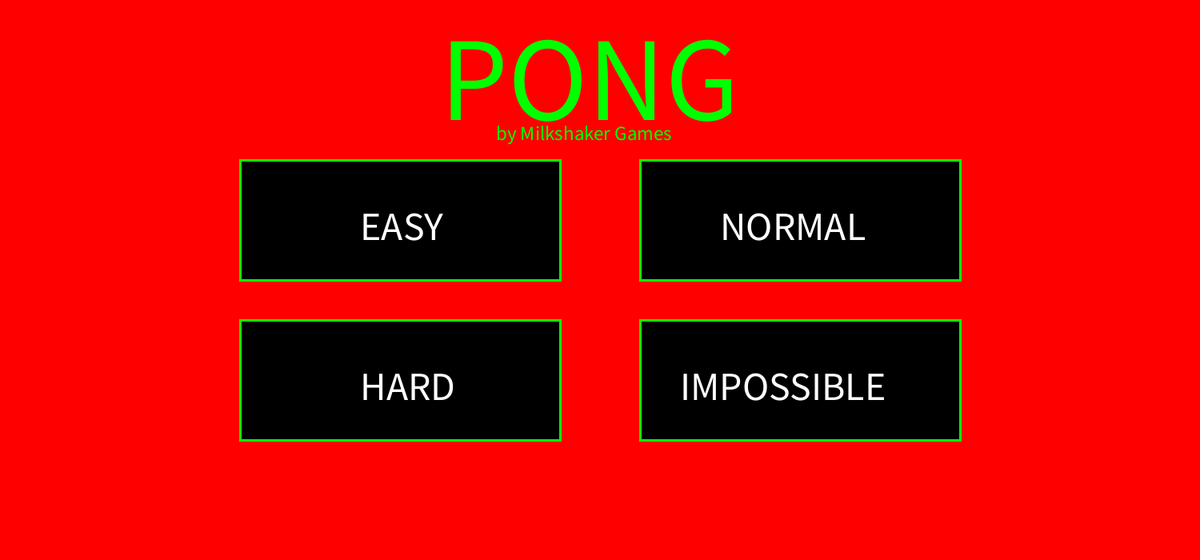
Frame 1 (no input)
Frame 60 (the mouse pressed at the canvas centre just before this capture): identical to frame 1, image omitted
Frame 120 (the mouse held since frame 60 and released just before this capture): identical to frame 1, image omitted

The Processing sketch that drew this single still picture (run headless with seeded random() and noise(); from frame 60 on, the mouse is pressed at the canvas centre):

// Processing sketch: processing_153026
// ── processing_153026.pde



//Difficulties instructions
//Easy AI speed 3 ball Xspeed & ball Xspeed2 20 Yspeed5
//Normal AI speed 4 ball Xspeed & ball xspeed2 20 Yspeed5
//Hard AI speed 6 ball Xspeed & ball Xspeed2 30 Yspeed 7
//Impossable AI speed 7 ball Xspeed & ballXspeed2 40 Yspeed 7

//Variables
int speedx = 5;
int speedy = 1;
int ballX = 50;
int ballY = 50;
int padX = 1450;
int padY = 50;
int speedy2 = 5;
int score = 0;
boolean playingE = false;
boolean playingN = false;
boolean playingH = false;
boolean playingI = false;
boolean Lose = false;
boolean Win = false;


void setup () {

  //Setup
  background(255, 0, 0);
  size(1500, 700);
  fill(0, 255, 0);
  textSize(150);
  text("PONG", 550, 150);
  textSize(25);
  text("by Milkshaker Games", 620, 175);
  padX = 1325;
  System.out.println(padX);
  strokeWeight(3);
  stroke(0, 255, 0);
  fill(0);
  rect(300, 200, 400, 150);
  rect(800, 200, 400, 150);
  rect(300, 400, 400, 150);
  rect(800, 400, 400, 150);
  fill(255);
  textSize(50);
  text("EASY", 450, 300);
  text("NORMAL", 900, 300);
  text("HARD", 450, 500);
  text("IMPOSSIBLE", 850, 500);
}

void draw () {


  if (score == -11) {
    Lose = true;
  }
  if (score == 11) {
    Win = true;
  }
  if (mousePressed) {
    println("mouseX: " + mouseX);
    println("mouseY: " + mouseY);
  }

  //easy
  if (mouseX>300&&mouseX<700&&mouseY>200&&mouseY<350&&mousePressed) {
    playingE = true;
  }

  if (playingE) {

    //Background and Score text
    background(0);
    fill(255, 0, 0);
    textSize(50);
    text("SCORE " + score, 600, 100);

    //Ball
    noStroke();
    ellipse(ballX, ballY, 40, 40); 

    //Setup
    ballX = ballX + speedx;
    ballY = ballY + speedy;
    padY = padY + speedy2;


    //XBall speed
    if (ballX > 1500) {
      speedx = -20;
    }

    //XBall speed
    if (ballX < 0) {
      speedx = 20;
    }

    //YBall speed
    if (ballY < 0) {
      speedy = 5;
    }

    //YBall speed
    if (ballY > 700) {
      speedy = -5;
    }

    //AI Setup
    if (padY < 0) {
      speedy2 = 5;
    }

    if (padY > 850) {
      speedy2 = -5;
    }

    //Collisions
    if (ballX+25>=padX) {
      if (ballY>=mouseY && ballY <= mouseY+190) {

        //Ball Xspeed2
        speedx = -20;
      }
    }

    //Collisions
    if (ballX-25<=50) {
      if (ballY>=padY && ballY <= padY+190) {

        //Ball Xspeed2
        speedx = 20;
      }
    }

    //AI
    if (padY+100>ballY) {
      //AI speed
      speedy2 = -3;
    }

    //AI
    if (padY+100<ballY) {
      //AI speed
      speedy2 = 3;
    }

    //Paddles
    fill(0, 255, 0);
    rect(padX, mouseY, 10, 190);
    rect(50, padY, 10, 190);


    //Score +
    if (ballX < 0) {
      score = score +1;
      ballX = 60; 
      ballY = 350;
    }
    //Score -
    if (ballX > 1500) {
      score = score -1;
      ballX = 1315; 
      ballY = 350;
    }
  if (Lose) {
    background(0, 255, 0);
    fill(255, 0, 0);
    textSize(100);
    text("YOU LOSE", 550, 350);
    }
    
        if (Win) {
    background(255, 0, 0);
    fill(0, 255, 0);
    textSize(100);
    text("YOU WIN!", 550, 350);
    }
  }

  //Normal
  if (mouseX>800&&mouseX<1200&&mouseY>200&&mouseY<350&&mousePressed) {
    playingN = true;
  }

  if (playingN) {

    //Background and Score text
    background(0);
    fill(255, 0, 0);
    textSize(50);
    text("SCORE " + score, 600, 100);

    //Ball
    noStroke();
    ellipse(ballX, ballY, 40, 40); 

    //Setup
    ballX = ballX + speedx;
    ballY = ballY + speedy;
    padY = padY + speedy2;


    //XBall speed
    if (ballX > 1500) {
      speedx = -20;
    }

    //XBall speed
    if (ballX < 0) {
      speedx = 20;
    }

    //YBall speed
    if (ballY < 0) {
      speedy = 5;
    }

    //YBall speed
    if (ballY > 700) {
      speedy = -5;
    }

    //AI Setup
    if (padY < 0) {
      speedy2 = 5;
    }

    if (padY > 850) {
      speedy2 = -5;
    }

    //Collisions
    if (ballX+25>=padX) {
      if (ballY>=mouseY && ballY <= mouseY+190) {

        //Ball Xspeed2
        speedx = -20;
      }
    }

    //Collisions
    if (ballX-25<=50) {
      if (ballY>=padY && ballY <= padY+190) {

        //Ball Xspeed2
        speedx = 20;
      }
    }

    //AI
    if (padY+100>ballY) {
      //AI speed
      speedy2 = -4;
    }

    //AI
    if (padY+100<ballY) {
      //AI speed
      speedy2 = 4;
    }

    //Paddles
    fill(0, 255, 0);
    rect(padX, mouseY, 10, 190);
    rect(50, padY, 10, 190);


    //Score +
    if (ballX < 0) {
      score = score +1;
      ballX = 60; 
      ballY = 350;
    }
    //Score -
    if (ballX > 1500) {
      score = score -1;
      ballX = 1315; 
      ballY = 350;
    }
  if (Lose) {
    background(0, 255, 0);
    fill(255, 0, 0);
    textSize(100);
    text("YOU LOSE", 550, 350);
    }
    
        if (Win) {
    background(255, 0, 0);
    fill(0, 255, 0);
    textSize(100);
    text("YOU WIN!", 550, 350);
    }
  }

  //Hard
  if (mouseX>300&&mouseX<700&&mouseY>400&&mouseY<550&&mousePressed) {
    playingH = true;
  }

  if (playingH) {

    //Background and Score text
    background(0);
    fill(255, 0, 0);
    textSize(50);
    text("SCORE " + score, 600, 100);

    //Ball
    noStroke();
    ellipse(ballX, ballY, 40, 40); 

    //Setup
    ballX = ballX + speedx;
    ballY = ballY + speedy;
    padY = padY + speedy2;


    //XBall speed
    if (ballX > 1500) {
      speedx = -30;
    }

    //XBall speed
    if (ballX < 0) {
      speedx = 30;
    }

    //YBall speed
    if (ballY < 0) {
      speedy = 7;
    }

    //YBall speed
    if (ballY > 700) {
      speedy = -7;
    }

    //AI Setup
    if (padY < 0) {
      speedy2 = 5;
    }

    if (padY > 850) {
      speedy2 = -5;
    }

    //Collisions
    if (ballX+25>=padX) {
      if (ballY>=mouseY && ballY <= mouseY+190) {

        //Ball Xspeed2
        speedx = -30;
      }
    }

    //Collisions
    if (ballX-25<=50) {
      if (ballY>=padY && ballY <= padY+190) {

        //Ball Xspeed2
        speedx = 30;
      }
    }

    //AI
    if (padY+100>ballY) {
      //AI speed
      speedy2 = -6;
    }

    //AI
    if (padY+100<ballY) {
      //AI speed
      speedy2 = 6;
    }

    //Paddles
    fill(0, 255, 0);
    rect(padX, mouseY, 10, 190);
    rect(50, padY, 10, 190);


    //Score +
    if (ballX < 0) {
      score = score +1;
      ballX = 60; 
      ballY = 350;
    }
    //Score -
    if (ballX > 1500) {
      score = score -1;
      ballX = 1315; 
      ballY = 350;
    }
  if (Lose) {
    background(0, 255, 0);
    fill(255, 0, 0);
    textSize(100);
    text("YOU LOSE", 550, 350);
    }
    
        if (Win) {
    background(255, 0, 0);
    fill(0, 255, 0);
    textSize(100);
    text("YOU WIN!", 550, 350);
    }
  }

  //Impossable
  if (mouseX>800&&mouseX<1200&&mouseY>400&&mouseY<550&&mousePressed) {
    playingI = true;
  }

  if (playingI) {

    //Background and Score text
    background(0);
    fill(255, 0, 0);
    textSize(50);
    text("SCORE " + score, 600, 100);

    //Ball
    noStroke();
    ellipse(ballX, ballY, 40, 40); 

    //Setup
    ballX = ballX + speedx;
    ballY = ballY + speedy;
    padY = padY + speedy2;


    //XBall speed
    if (ballX > 1500) {
      speedx = -40;
    }

    //XBall speed
    if (ballX < 0) {
      speedx = 40;
    }

    //YBall speed
    if (ballY < 0) {
      speedy = 7;
    }

    //YBall speed
    if (ballY > 700) {
      speedy = -7;
    }

    //AI Setup
    if (padY < 0) {
      speedy2 = 5;
    }

    if (padY > 850) {
      speedy2 = -5;
    }

    //Collisions
    if (ballX+25>=padX) {
      if (ballY>=mouseY && ballY <= mouseY+190) {

        //Ball Xspeed2
        speedx = -40;
      }
    }

    //Collisions
    if (ballX-25<=50) {
      if (ballY>=padY && ballY <= padY+190) {

        //Ball Xspeed2
        speedx = 40;
      }
    }

    //AI
    if (padY+100>ballY) {
      //AI speed
      speedy2 = -7;
    }

    //AI
    if (padY+100<ballY) {
      //AI speed
      speedy2 = 7;
    }

    //Paddles
    fill(0, 255, 0);
    rect(padX, mouseY, 10, 190);
    rect(50, padY, 10, 190);


    //Score +
    if (ballX < 0) {
      score = score +1;
      ballX = 60; 
      ballY = 350;
    }
    //Score -
    if (ballX > 1500) {
      score = score -1;
      ballX = 1315; 
      ballY = 350;
    }
  }
  if (Lose) {
    background(0, 255, 0);
    fill(255, 0, 0);
    textSize(100);
    text("YOU LOSE", 550, 350);
  }
  
    if (Win) {
    background(255, 0, 0);
    fill(0, 255, 0);
    textSize(100);
    text("YOU WIN!", 550, 350);
    }
}
